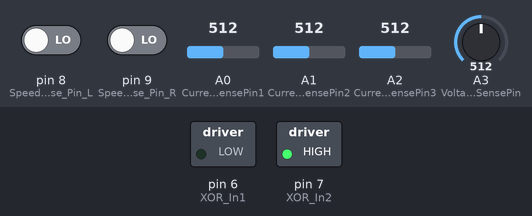
A sketch run on a simulated Arduino Uno, built with avr-gcc and run on an emulated ATmega328P. Shown: switched loads named in the sketch (green lamp = pin HIGH). Dashed ring = blinking. The test bench sets the inputs (shaded band); at power-on: A0 (Current_SensePin1) = 512, pin 8 (Speed_Sense_Pin_L) LOW, pin 9 (Speed_Sense_Pin_R) LOW, A1 (Current_SensePin2) = 512, A2 (Current_SensePin3) = 512, A3 (Voltage_SensePin) = 512. What the sketch prints to the serial monitor is not drawn.

Above: at 1.29 s.
1.3 s: A0 (Current_SensePin1) set to 306
4.3 s: A0 (Current_SensePin1) set to 716
7.3 s: A0 (Current_SensePin1) set to 992
Timing chart, 0 to 16.3 s (numbered marks = the images above; inputs shaded):
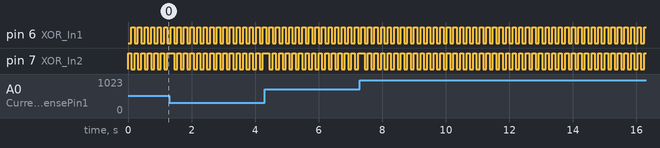

The sketch:

Current_Sensor_Test.ino
```cpp
#include <mcp_can.h>
#include <SPI.h>
int Main_CS_Pin=10;
MCP_CAN CAN0(Main_CS_Pin);                                      // Set CS to pin 10


unsigned long current_time_ct;
unsigned long last_time_ct;
const int XOR_In1=6;
const int XOR_In2=7;

const int Current_SensePin1=A0;
const int Current_SensePin2=A1;
const int Current_SensePin3=A2;
const int Voltage_SensePin=A3;
const int hole_number=10;
int Speed_Sense_Pin_L=8;
int Speed_Sense_Pin_R=9;


float Current_Sense1;
float Current_Sense2;
float Current_Sense3;

float Voltage_Sense;

float Current1;
float Current2;
float Current3;
float Voltage;

float lin_speed_kmph;

int State1;
int State2;

unsigned char CSend[8];

const long time_period=0.01;
const int time_period_prox=1000;

unsigned long last_time_prox;
unsigned long current_time_prox;

int temp1,last_temp_1;
int temp2,last_temp_2;
int deb_timer_1,deb_timer_2;
float count_1,count_2;
float rot,lin_vel;
float radius_wheel=0.1875;


void setup() {
//Current
pinMode(XOR_In1,OUTPUT);
pinMode(XOR_In2,OUTPUT);
pinMode(Current_SensePin1,INPUT);
pinMode(Current_SensePin2,INPUT);
pinMode(Current_SensePin3,INPUT);
pinMode(Voltage_SensePin,INPUT);

State1=HIGH;
State2=LOW;

//Proximity
pinMode(Speed_Sense_Pin_L,INPUT);
pinMode(Speed_Sense_Pin_R,INPUT);

last_time_prox=0;
last_temp_1=0;
last_temp_2=0;
count_1=0;
count_2=0;
Serial.begin(115200);

if(CAN0.begin(CAN_500KBPS) == CAN_OK) Serial.print("can init ok!!\r\n");
  else Serial.print("Can init fail!!\r\n");

}

void loop()
{
//Current
  // put your main code here, to run repeatedly:
Current_Sense1=analogRead(Current_SensePin1);
Current_Sense2=analogRead(Current_SensePin2);
Current_Sense3=analogRead(Current_SensePin3);
Voltage_Sense=analogRead(Voltage_SensePin);

Current_Sense1=(5*Current_Sense1/1024)-2.5;
if (Current_Sense1>=0)
   Current1=map(Current_Sense1,0,2.5,0,100);
else if(Current_Sense1<0)
   Current1=map(Current_Sense1,-2.5,0,-100,0);

Current_Sense2=(5*Current_Sense2/1024)-2.5;
if (Current_Sense2>=0)
   Current2=map(Current_Sense2,0,2.5,0,100);
else if(Current_Sense2<0)
   Current2=map(Current_Sense2,-2.5,0,-100,0);

Current_Sense3=(5*Current_Sense3/1024)-2.5;
if (Current_Sense3>=0)
   Current3=map(Current_Sense3,0,2.5,0,100);
else if(Current_Sense3<0)
   Current3=map(Current_Sense3,-2.5,0,-100,0);
Voltage=Voltage_Sense*300/1024;


Serial.print(Current1);
Serial.print("         ");
Serial.print(Current2);
Serial.print("         ");
Serial.print(Current3);
Serial.print("         ");
Serial.println(Voltage);


current_time_ct=millis();
current_time_prox=millis();


if ((abs(Current1-Current2)>10)||(abs(Current2-Current3)>10)||(abs(Current3-Current1)>10))
{
  if (State1==HIGH)
  State2=LOW;
  else
  State2=HIGH;

}
else
{
  State2=State1;
}
  if (current_time_ct-last_time_ct>=time_period)
  {
  last_time_ct=current_time_ct;
  if (State1==HIGH)
  {
  State1=LOW;
  }
  else
  {
  State1=HIGH;
  }
  }
  digitalWrite(XOR_In1,State1);
  digitalWrite(XOR_In2,State2);

int temp_state_1,temp_state_2;
if (current_time_prox-last_time_prox<time_period_prox)
  {
    temp1=digitalRead(Speed_Sense_Pin_L);
    temp2=digitalRead(Speed_Sense_Pin_R);
    if (temp1 != last_temp_1)
      deb_timer_1=millis();

    if (temp2 != last_temp_2)
      deb_timer_2=millis();


    if (millis()-deb_timer_1>10)
    {
      if (temp1!=temp_state_1)
      {
       temp_state_1=temp1;

      if (temp_state_1==LOW)
          count_1=count_1+1;
      }
    }

        if (millis()-deb_timer_2>10)
    {
      if (temp2!=temp_state_2)
      {
       temp_state_2=temp2;

      if (temp_state_2==LOW)
          count_2=count_2+1;
      }
    }

    last_temp_1=temp1;
    last_temp_2=temp2;
  }
  else
  {
    rot=(count_1+count_2)/(2*hole_number);
    lin_vel=rot*2*3.14*radius_wheel;
    lin_speed_kmph=lin_vel*18/5;
  Serial.println(lin_speed_kmph);
  last_time_prox=current_time_prox;
  count_1=0;
  count_2=0;
  }
Current1=(int)Current1;
Current2=(int)Current2;
Current3=(int)Current3;
Voltage=(int)Voltage;
lin_speed_kmph=(int)lin_speed_kmph;

 CSend[0]=(unsigned char)Current1;
 CSend[1]=(unsigned char)Current2;
 CSend[2]=(unsigned char)Current3;
 CSend[3]=(unsigned char)Voltage;
 CSend[4]=(unsigned char)lin_speed_kmph;


  Serial.print(CSend[0]);
  Serial.print(",");
  Serial.print(CSend[1]);
  Serial.print(",");
  Serial.print(CSend[2]);
  Serial.print(",");
  Serial.print(CSend[3]);
  Serial.print(",");
  Serial.println(CSend[4]);

  CAN0.sendMsgBuf(0x00, 0, 5, CSend);
  delay(100);
}
```

Measured:
- by itself, pin 6 (XOR_In1), pin 7 (XOR_In2): alternates HIGH for 0.10 s and LOW for 0.10 s
